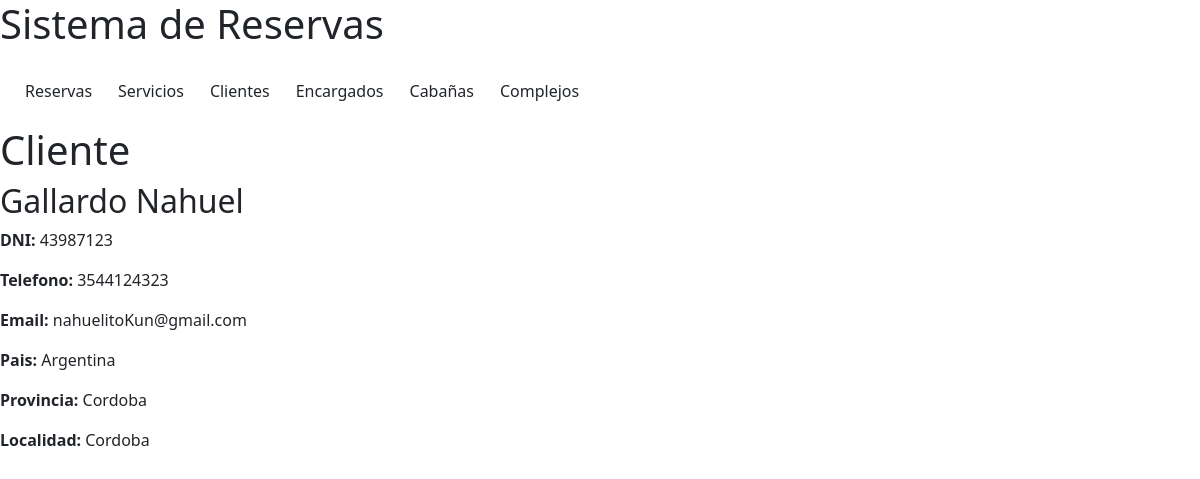
Page /reservas/clientes/1/ on the earlier database version.
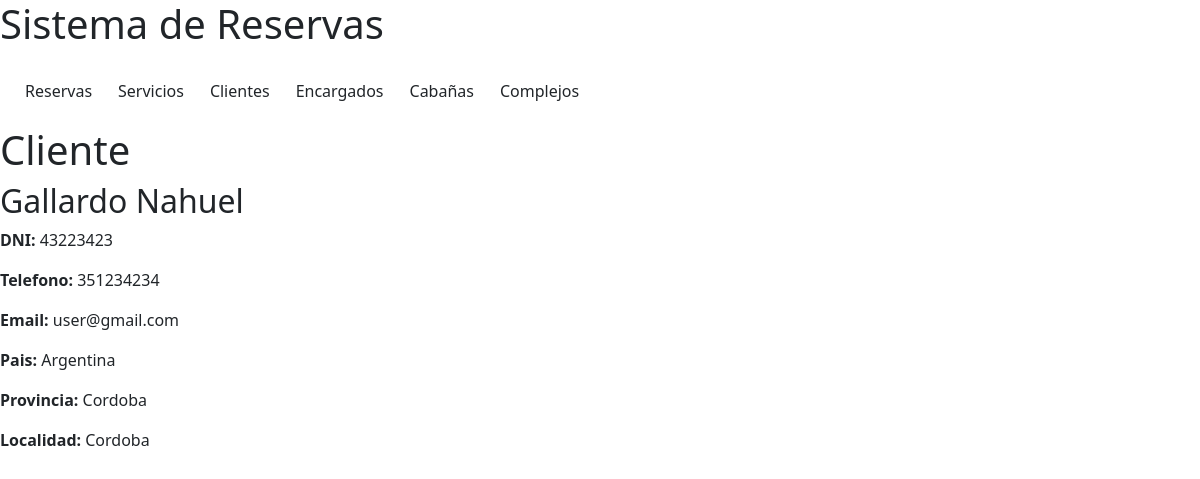
Same page on the later database version.
### reservas/models.py (models this page shows, shortened)
class Cliente(models.Model):
    dni = models.IntegerField()
    apellido_nombre = models.CharField(max_length=100)
    telefono = models.CharField(max_length=30)
    email = models.CharField(max_length=50, default="user@gmail.com")
    pais = models.CharField(max_length=30, default="Argentina")
    provincia = models.CharField(max_length=30, default="Cordoba")
    localidad = models.CharField(max_length=30, default="Cordoba")

### reservas/views.py (the view)
# urls.py: path('clientes/<int:cliente_id>/', views.detalle_cliente, name='detalle_cliente'),
def detalle_cliente(request, cliente_id):
    cliente = Cliente.objects.get(id=cliente_id) #solo toma el id del cliente         #toma todos los atributos del cliente
    context = {
        'cliente': cliente
    }
    return render(request, 'detalle_cliente.html', context)

### reservas/templates/detalle_cliente.html
{% include 'navbar.html' %}
{% block content %}
<div class="detalle">
    <h1>Cliente</h1>
    <h2>{{ cliente.apellido_nombre }}</h2>
    <p><strong>DNI: </strong> {{ cliente.dni}}</p>
    <p><strong>Telefono: </strong> {{ cliente.telefono}}</p>
    <p><strong>Email: </strong> {{ cliente.email}}</p>
    <p><strong>Pais: </strong> {{ cliente.pais}}</p>
    <p><strong>Provincia: </strong> {{ cliente.provincia}}</p>
    <p><strong>Localidad: </strong> {{ cliente.localidad}}</p>
</div>
{% endblock %}

Differences in the rows shown:
changed Cliente "Gallardo Nahuel": dni "43987123" → "43223423"; telefono "3544124323" → "351234234"; email "nahuelitoKun@gmail.com" → "user@gmail.com"
